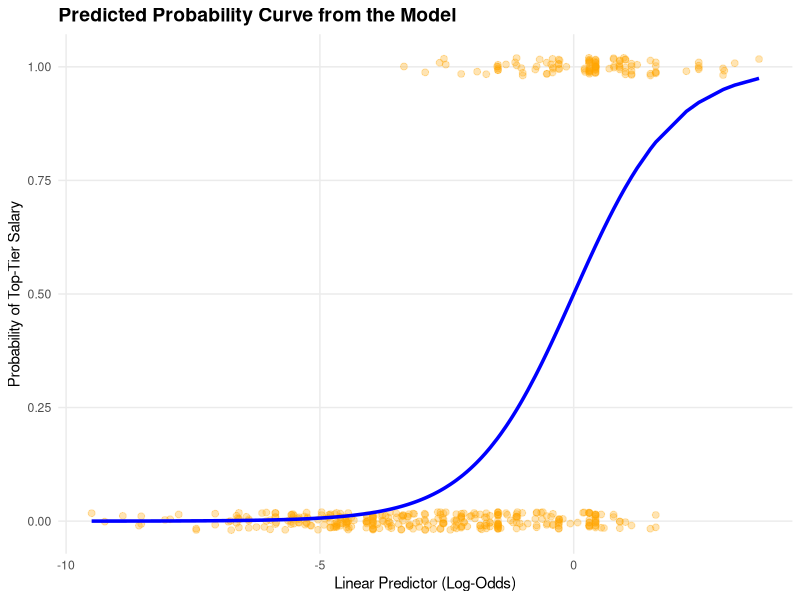

Source code (R):
## ---- chunk 1
knitr::opts_knit$set(root.dir = ".")
knitr::opts_chunk$set(echo = TRUE)
## ---- chunk 2
library(tidyverse)
train <- read.csv("dataset/train_data.csv")
test <- read.csv("dataset/test_data.csv")
data <- bind_rows(train, test)
## ---- chunk 3
q3_salary <- as.numeric(quantile(data$salary_in_usd, probs = 0.75, na.rm = TRUE))

data <- data %>%
  mutate(
    row_id = row_number(),
    is_top_tier = if_else(salary_in_usd >= q3_salary, 1L, 0L)
  )

train <- train %>%
  mutate(is_top_tier = if_else(salary_in_usd >= q3_salary, 1L, 0L))
test <- test %>%
  mutate(is_top_tier = if_else(salary_in_usd >= q3_salary, 1L, 0L))

target_summary <- data %>%
  count(is_top_tier, name = "n") %>%
  mutate(
    tier = if_else(is_top_tier == 1L, "Top tier (1)", "Below top tier (0)"),
    proportion = n / sum(n)
  ) %>%
  dplyr::select(tier, n, proportion)

cat("75th-percentile salary cut-off (Q3): $", format(q3_salary, big.mark = ","), "\n", sep = "")
knitr::kable(target_summary, digits = 3,
             caption = "Class distribution for the binary target")
## ---- chunk 4
job_category_levels <- levels(
  relevel(factor(data$job_category), ref = "Data_Analyst")
)

prepare_predictors <- function(df) {
  dplyr::mutate(
    df,
      experience_level = factor(
        df$experience_level,
        levels = c("EN", "MI", "SE", "EX")
      ),
      company_size = factor(
        df$company_size,
        levels = c("S", "M", "L")
      ),
      remote_ratio = factor(
        df$remote_ratio,
        levels = c(0, 50, 100)
      ),
      job_category = factor(
        df$job_category,
        levels = job_category_levels
      ),
      employment_group = factor(
        dplyr::if_else(df$employment_type == "FT", "FT", "Non_FT"),
        levels = c("FT", "Non_FT")
      ),
      company_location_group = factor(
        dplyr::if_else(df$location_group == "US", "US", "Non_US"),
        levels = c("Non_US", "US")
      )
  )
}

train <- prepare_predictors(train)
test <- prepare_predictors(test)

logit_model <- glm(
  is_top_tier ~ experience_level + company_size + remote_ratio +
    job_category + employment_group + company_location_group,
  family = binomial(link = "logit"),
  data = train
)

summary(logit_model)
## ---- chunk 5
model_matrix <- summary(logit_model)$coefficients
wald_ci <- confint.default(logit_model)

odds_ratios <- tibble(
  term = rownames(model_matrix),
  estimate = model_matrix[, "Estimate"],
  odds_ratio = exp(estimate),
  conf_low = exp(wald_ci[, 1]),
  conf_high = exp(wald_ci[, 2]),
  p_value = model_matrix[, "Pr(>|z|)"],
  significant_at_5pct = p_value < 0.05
) %>%
  filter(term != "(Intercept)") %>%
  mutate(
    across(c(estimate, odds_ratio, conf_low, conf_high), ~ round(.x, 3)),
    p_value = format.pval(p_value, digits = 3, eps = 0.001)
  )

knitr::kable(
  odds_ratios,
  caption = "Adjusted odds ratios and 95% Wald confidence intervals for top-tier salary"
)
## ---- chunk 6
mcfadden_r2 <- 1 - logit_model$deviance / logit_model$null.deviance

fit_summary <- tibble(
  observations = nobs(logit_model),
  top_tier_cases = sum(train$is_top_tier),
  null_deviance = logit_model$null.deviance,
  residual_deviance = logit_model$deviance,
  AIC = AIC(logit_model),
  McFadden_R2 = mcfadden_r2
) %>%
  mutate(across(where(is.numeric), ~ round(.x, 3)))

knitr::kable(fit_summary, caption = "In-sample logistic-model fit summary")
## ---- chunk 7
# 1. Extract the linear predictors (log-odds) and fitted probabilities
plot_data <- train %>%
  mutate(
    predicted_prob = predict(logit_model, type = "response"),
    log_odds = predict(logit_model, type = "link")
  )

# 2. Plot the logistic curve and the actual observations
ggplot(plot_data, aes(x = log_odds)) +
  
  # Scatter plot of actual observations (Y = 0 or 1)
  # Jitter is added to the y-axis to match the visual style of the reference plot
  geom_jitter(
    aes(y = is_top_tier), 
    width = 0, 
    height = 0.02,
    color = "orange", 
    alpha = 0.3, 
    size = 2
  ) +
  
  # The S-curve representing the predicted probability
  geom_line(
    aes(y = predicted_prob), 
    color = "blue", 
    linewidth = 1.2
  ) +
  
  # Formatting the plot
  theme_minimal() +
  labs(
    title = "Predicted Probability Curve from the Model",
    x = "Linear Predictor (Log-Odds)",
    y = "Probability of Top-Tier Salary"
  ) +
  scale_y_continuous(breaks = seq(0, 1, by = 0.25)) +
  theme(
    panel.grid.minor = element_blank(),
    plot.title = element_text(size = 14, face = "bold")
  )
## ---- chunk 8
# Generate in-sample predictions on training set
train_predictions <- train %>%
  mutate(
    predicted_probability = predict(logit_model, type = "response"),
    predicted_class = if_else(predicted_probability >= 0.5, 1L, 0L)
  )

# Compute confusion matrix
cm_train <- table(
  Actual = train_predictions$is_top_tier,
  Predicted = train_predictions$predicted_class
)

cat("=== In-Sample Confusion Matrix (Training Set, n=", nrow(train), ") ===\n", sep = "")
print(cm_train)

# Extract and display classification metrics
tn_train <- cm_train[1, 1]
fp_train <- cm_train[1, 2]
fn_train <- cm_train[2, 1]
tp_train <- cm_train[2, 2]

cat("\n=== Classification Breakdown ===\n")
cat("True Negatives (TN):    ", tn_train, " (actual=0, predicted=0)\n")
cat("False Positives (FP):   ", fp_train, " (actual=0, predicted=1)\n")
cat("False Negatives (FN):   ", fn_train, " (actual=1, predicted=0)\n")
cat("True Positives (TP):    ", tp_train, " (actual=1, predicted=1)\n")

# Calculate in-sample classification metrics
accuracy_train <- (tp_train + tn_train) / (tp_train + tn_train + fp_train + fn_train)
sensitivity_train <- tp_train / (tp_train + fn_train)
specificity_train <- tn_train / (tn_train + fp_train)
fpr_train <- fp_train / (tn_train + fp_train)
fnr_train <- fn_train / (tp_train + fn_train)

metrics_train <- tibble(
  Metric = c("Accuracy", "Sensitivity (True Positive Rate)", "Specificity (True Negative Rate)", 
             "False Positive Rate", "False Negative Rate"),
  Value = c(accuracy_train, sensitivity_train, specificity_train, fpr_train, fnr_train),
  Interpretation = c(
    "Proportion of correct classifications",
    "Proportion of actual top-tier correctly identified",
    "Proportion of actual non-top-tier correctly identified",
    "Proportion of non-top-tier misclassified as top-tier",
    "Proportion of top-tier misclassified as non-top-tier"
  )
) %>%
  mutate(Value = round(Value, 4))

knitr::kable(
  metrics_train,
  caption = "In-sample classification metrics (training set)"
)
## ---- chunk 9
test_predictions <- test %>%
  mutate(
    predicted_probability = predict(logit_model, newdata = test, type = "response"),
    predicted_class = if_else(predicted_probability >= 0.5, 1L, 0L)
  )

head(test_predictions[c("row_id", "is_top_tier", "predicted_probability", "predicted_class")])
